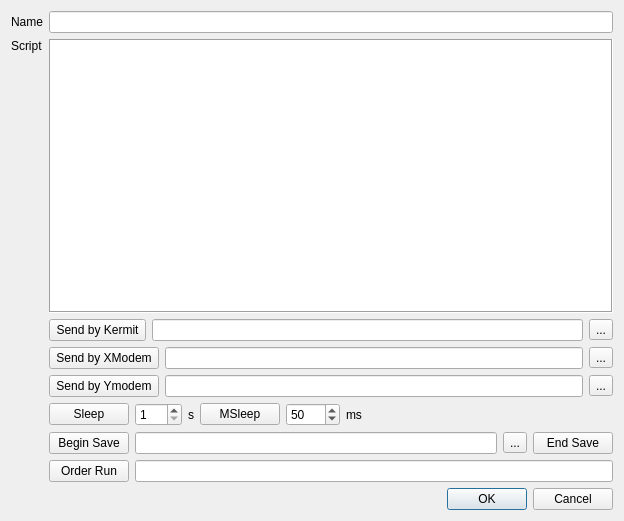
<?xml version="1.0" encoding="UTF-8"?>
<ui version="4.0">
 <class>CommandDialog</class>
 <widget class="QDialog" name="CommandDialog">
  <property name="geometry">
   <rect>
    <x>0</x>
    <y>0</y>
    <width>624</width>
    <height>521</height>
   </rect>
  </property>
  <property name="windowTitle">
   <string>Command</string>
  </property>
  <layout class="QVBoxLayout" name="verticalLayout">
   <item>
    <layout class="QGridLayout" name="gridLayout" rowstretch="0,0,1,0,0,0,0,0,0" columnstretch="0,0,0,0">
     <item row="0" column="0">
      <widget class="QLabel" name="label">
       <property name="text">
        <string>Name</string>
       </property>
      </widget>
     </item>
     <item row="0" column="1" colspan="3">
      <widget class="QLineEdit" name="editName"/>
     </item>
     <item row="1" column="0">
      <widget class="QLabel" name="label_2">
       <property name="sizePolicy">
        <sizepolicy hsizetype="Preferred" vsizetype="Fixed">
         <horstretch>0</horstretch>
         <verstretch>0</verstretch>
        </sizepolicy>
       </property>
       <property name="text">
        <string>Script</string>
       </property>
      </widget>
     </item>
     <item row="2" column="0" rowspan="7">
      <spacer name="verticalSpacer">
       <property name="orientation">
        <enum>Qt::Vertical</enum>
       </property>
       <property name="sizeHint" stdset="0">
        <size>
         <width>20</width>
         <height>488</height>
        </size>
       </property>
      </spacer>
     </item>
     <item row="3" column="1" colspan="3">
      <layout class="QHBoxLayout" name="horizontalLayout_5">
       <item>
        <widget class="QPushButton" name="btnSendByKermit">
         <property name="text">
          <string> Send by Kermit </string>
         </property>
        </widget>
       </item>
       <item>
        <widget class="QLineEdit" name="lineEditFilenameForKermit">
         <property name="readOnly">
          <bool>true</bool>
         </property>
        </widget>
       </item>
       <item>
        <widget class="QToolButton" name="btnBrowseFilenameForKermit">
         <property name="text">
          <string>...</string>
         </property>
        </widget>
       </item>
      </layout>
     </item>
     <item row="4" column="1" colspan="3">
      <layout class="QHBoxLayout" name="horizontalLayout_3">
       <item>
        <widget class="QPushButton" name="btnSendByXModem">
         <property name="text">
          <string> Send by XModem </string>
         </property>
        </widget>
       </item>
       <item>
        <widget class="QLineEdit" name="lineEditFilenameForXModem">
         <property name="readOnly">
          <bool>true</bool>
         </property>
        </widget>
       </item>
       <item>
        <widget class="QToolButton" name="btnBrowseFilenameForXModem">
         <property name="text">
          <string>...</string>
         </property>
        </widget>
       </item>
      </layout>
     </item>
     <item row="5" column="1" colspan="3">
      <layout class="QHBoxLayout" name="horizontalLayout_4">
       <item>
        <widget class="QPushButton" name="btnSendByYModem">
         <property name="text">
          <string> Send by Ymodem </string>
         </property>
        </widget>
       </item>
       <item>
        <widget class="QLineEdit" name="lineEditFilenameForYModem">
         <property name="readOnly">
          <bool>true</bool>
         </property>
        </widget>
       </item>
       <item>
        <widget class="QToolButton" name="btnBrowseFilenameForYModem">
         <property name="text">
          <string>...</string>
         </property>
        </widget>
       </item>
      </layout>
     </item>
     <item row="6" column="1">
      <layout class="QHBoxLayout" name="horizontalLayout">
       <item>
        <widget class="QPushButton" name="btnSleep">
         <property name="text">
          <string>Sleep</string>
         </property>
        </widget>
       </item>
       <item>
        <widget class="QSpinBox" name="spinBoxSecond">
         <property name="minimum">
          <number>1</number>
         </property>
         <property name="maximum">
          <number>100</number>
         </property>
        </widget>
       </item>
       <item>
        <widget class="QLabel" name="label_3">
         <property name="text">
          <string>s</string>
         </property>
        </widget>
       </item>
      </layout>
     </item>
     <item row="6" column="2">
      <layout class="QHBoxLayout" name="horizontalLayout_2">
       <item>
        <widget class="QPushButton" name="btnMSleep">
         <property name="text">
          <string>MSleep</string>
         </property>
        </widget>
       </item>
       <item>
        <widget class="QSpinBox" name="spinBoxMSecond">
         <property name="minimum">
          <number>1</number>
         </property>
         <property name="maximum">
          <number>2000</number>
         </property>
         <property name="value">
          <number>50</number>
         </property>
        </widget>
       </item>
       <item>
        <widget class="QLabel" name="label_4">
         <property name="text">
          <string>ms</string>
         </property>
        </widget>
       </item>
      </layout>
     </item>
     <item row="6" column="3">
      <spacer name="horizontalSpacer">
       <property name="orientation">
        <enum>Qt::Horizontal</enum>
       </property>
       <property name="sizeHint" stdset="0">
        <size>
         <width>40</width>
         <height>20</height>
        </size>
       </property>
      </spacer>
     </item>
     <item row="7" column="1" colspan="3">
      <layout class="QHBoxLayout" name="horizontalLayout_7">
       <item>
        <widget class="QPushButton" name="btnBeginSave">
         <property name="text">
          <string>Begin Save</string>
         </property>
        </widget>
       </item>
       <item>
        <widget class="QLineEdit" name="lineEditSaveFileName"/>
       </item>
       <item>
        <widget class="QToolButton" name="btnBrowseSaveFilename">
         <property name="text">
          <string>...</string>
         </property>
        </widget>
       </item>
       <item>
        <widget class="QPushButton" name="btnEndSave">
         <property name="text">
          <string>End Save</string>
         </property>
        </widget>
       </item>
      </layout>
     </item>
     <item row="8" column="1" colspan="3">
      <layout class="QHBoxLayout" name="horizontalLayout_6">
       <item>
        <widget class="QPushButton" name="btnOrderRun">
         <property name="text">
          <string>Order Run</string>
         </property>
        </widget>
       </item>
       <item>
        <widget class="QLineEdit" name="lineEditOrderRunPrompt"/>
       </item>
      </layout>
     </item>
     <item row="1" column="1" rowspan="2" colspan="3">
      <widget class="QPlainTextEdit" name="editScript">
       <property name="font">
        <font>
         <pointsize>12</pointsize>
         <weight>50</weight>
         <bold>false</bold>
        </font>
       </property>
       <property name="frameShape">
        <enum>QFrame::Box</enum>
       </property>
       <property name="frameShadow">
        <enum>QFrame::Sunken</enum>
       </property>
      </widget>
     </item>
    </layout>
   </item>
   <item>
    <widget class="QDialogButtonBox" name="buttonBox">
     <property name="orientation">
      <enum>Qt::Horizontal</enum>
     </property>
     <property name="standardButtons">
      <set>QDialogButtonBox::Cancel|QDialogButtonBox::Ok</set>
     </property>
    </widget>
   </item>
  </layout>
 </widget>
 <resources/>
 <connections>
  <connection>
   <sender>buttonBox</sender>
   <signal>accepted()</signal>
   <receiver>CommandDialog</receiver>
   <slot>accept()</slot>
   <hints>
    <hint type="sourcelabel">
     <x>266</x>
     <y>511</y>
    </hint>
    <hint type="destinationlabel">
     <x>157</x>
     <y>274</y>
    </hint>
   </hints>
  </connection>
  <connection>
   <sender>buttonBox</sender>
   <signal>rejected()</signal>
   <receiver>CommandDialog</receiver>
   <slot>reject()</slot>
   <hints>
    <hint type="sourcelabel">
     <x>334</x>
     <y>511</y>
    </hint>
    <hint type="destinationlabel">
     <x>286</x>
     <y>274</y>
    </hint>
   </hints>
  </connection>
 </connections>
</ui>
